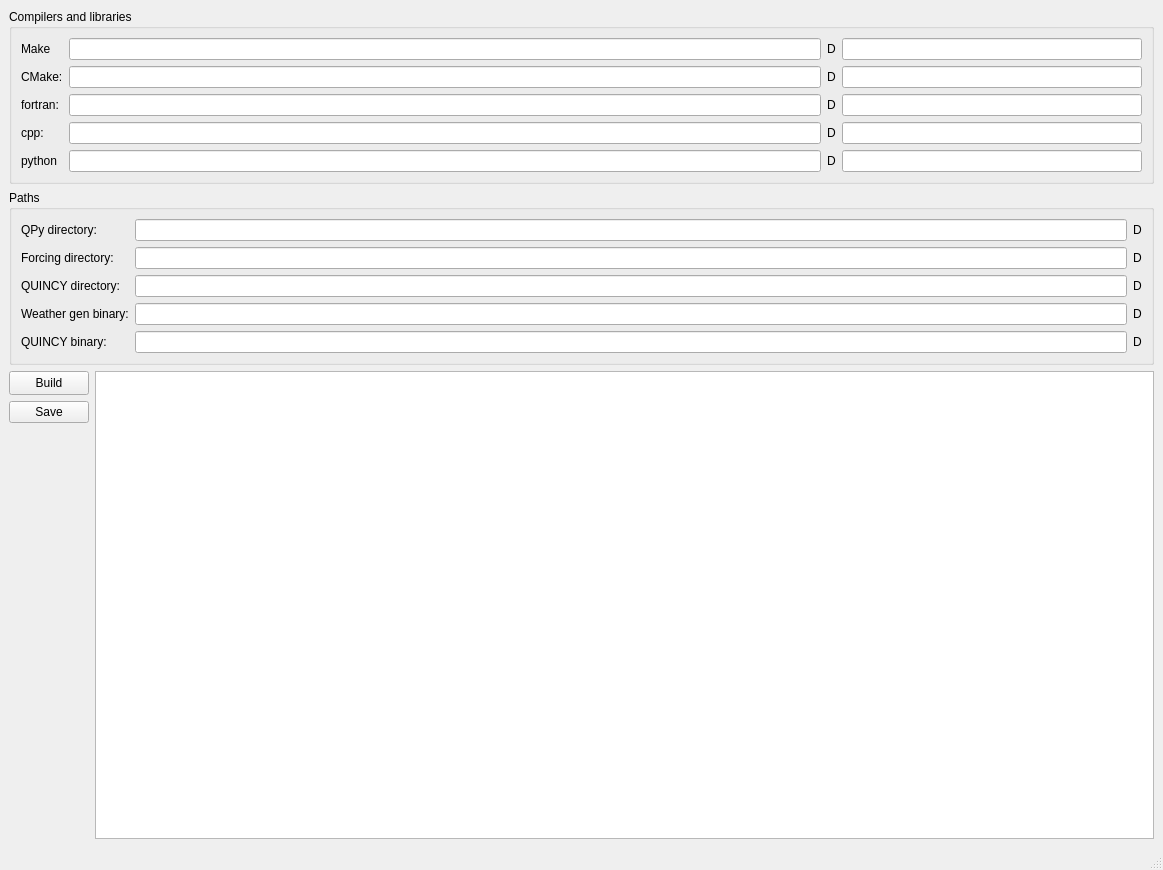
<?xml version="1.0" encoding="UTF-8"?>
<ui version="4.0">
 <class>MainWindow</class>
 <widget class="QMainWindow" name="MainWindow">
  <property name="geometry">
   <rect>
    <x>0</x>
    <y>0</y>
    <width>1163</width>
    <height>870</height>
   </rect>
  </property>
  <property name="windowTitle">
   <string>MainWindow</string>
  </property>
  <widget class="QWidget" name="centralwidget">
   <layout class="QGridLayout" name="gridLayout">
    <item row="0" column="0">
     <layout class="QVBoxLayout" name="verticalLayout">
      <item>
       <widget class="QGroupBox" name="groupBox_comp">
        <property name="title">
         <string>Compilers and libraries</string>
        </property>
        <layout class="QGridLayout" name="gridLayout_2">
         <item row="0" column="0">
          <widget class="QLabel" name="label_8">
           <property name="text">
            <string>Make</string>
           </property>
          </widget>
         </item>
         <item row="1" column="1">
          <widget class="QLineEdit" name="lineEdit_path_cmake"/>
         </item>
         <item row="5" column="3">
          <widget class="QLineEdit" name="lineEdit_python_version">
           <property name="maximumSize">
            <size>
             <width>300</width>
             <height>16777215</height>
            </size>
           </property>
          </widget>
         </item>
         <item row="1" column="2">
          <widget class="QLabel" name="label_cmake_found">
           <property name="text">
            <string>D</string>
           </property>
          </widget>
         </item>
         <item row="2" column="1">
          <widget class="QLineEdit" name="lineEdit_path_fortran"/>
         </item>
         <item row="5" column="1">
          <widget class="QLineEdit" name="lineEdit_path_python"/>
         </item>
         <item row="2" column="2">
          <widget class="QLabel" name="label_fortran_found">
           <property name="text">
            <string>D</string>
           </property>
          </widget>
         </item>
         <item row="1" column="3">
          <widget class="QLineEdit" name="lineEdit_cmake_version">
           <property name="maximumSize">
            <size>
             <width>300</width>
             <height>16777215</height>
            </size>
           </property>
          </widget>
         </item>
         <item row="3" column="0">
          <widget class="QLabel" name="label">
           <property name="text">
            <string>cpp:</string>
           </property>
          </widget>
         </item>
         <item row="3" column="3">
          <widget class="QLineEdit" name="lineEdit_cpp_version">
           <property name="maximumSize">
            <size>
             <width>300</width>
             <height>16777215</height>
            </size>
           </property>
          </widget>
         </item>
         <item row="2" column="0">
          <widget class="QLabel" name="label_3">
           <property name="text">
            <string>fortran:</string>
           </property>
          </widget>
         </item>
         <item row="3" column="1">
          <widget class="QLineEdit" name="lineEdit_path_cpp"/>
         </item>
         <item row="1" column="0">
          <widget class="QLabel" name="label_5">
           <property name="text">
            <string>CMake:</string>
           </property>
          </widget>
         </item>
         <item row="5" column="2">
          <widget class="QLabel" name="label_pythyon_found">
           <property name="text">
            <string>D</string>
           </property>
          </widget>
         </item>
         <item row="3" column="2">
          <widget class="QLabel" name="label_cpp_found">
           <property name="text">
            <string>D</string>
           </property>
          </widget>
         </item>
         <item row="5" column="0">
          <widget class="QLabel" name="label_9">
           <property name="text">
            <string>python</string>
           </property>
          </widget>
         </item>
         <item row="2" column="3">
          <widget class="QLineEdit" name="lineEdit_fortran_version">
           <property name="minimumSize">
            <size>
             <width>200</width>
             <height>0</height>
            </size>
           </property>
           <property name="maximumSize">
            <size>
             <width>300</width>
             <height>16777215</height>
            </size>
           </property>
          </widget>
         </item>
         <item row="0" column="1">
          <widget class="QLineEdit" name="lineEdit_path_make"/>
         </item>
         <item row="0" column="3">
          <widget class="QLineEdit" name="lineEdit_make_version">
           <property name="maximumSize">
            <size>
             <width>300</width>
             <height>16777215</height>
            </size>
           </property>
          </widget>
         </item>
         <item row="0" column="2">
          <widget class="QLabel" name="label_make_found">
           <property name="text">
            <string>D</string>
           </property>
          </widget>
         </item>
        </layout>
       </widget>
      </item>
      <item>
       <widget class="QGroupBox" name="groupBox_Path">
        <property name="title">
         <string>Paths</string>
        </property>
        <layout class="QGridLayout" name="gridLayout_3">
         <item row="4" column="2">
          <widget class="QLabel" name="label_weather_gen_binary">
           <property name="text">
            <string>D</string>
           </property>
          </widget>
         </item>
         <item row="1" column="2">
          <widget class="QLabel" name="label_forcing_directory">
           <property name="text">
            <string>D</string>
           </property>
          </widget>
         </item>
         <item row="4" column="0">
          <widget class="QLabel" name="label_7">
           <property name="text">
            <string>Weather gen binary:</string>
           </property>
          </widget>
         </item>
         <item row="3" column="2">
          <widget class="QLabel" name="label_quincy_directory">
           <property name="text">
            <string>D</string>
           </property>
          </widget>
         </item>
         <item row="0" column="0">
          <widget class="QLabel" name="label_4">
           <property name="text">
            <string>QPy directory:</string>
           </property>
          </widget>
         </item>
         <item row="4" column="1">
          <widget class="QLineEdit" name="lineEdit_weather_gen_binary"/>
         </item>
         <item row="6" column="0">
          <widget class="QLabel" name="label_2">
           <property name="text">
            <string>QUINCY binary:</string>
           </property>
          </widget>
         </item>
         <item row="1" column="1">
          <widget class="QLineEdit" name="lineEdit_forcing_directory"/>
         </item>
         <item row="1" column="0">
          <widget class="QLabel" name="label_10">
           <property name="text">
            <string>Forcing directory:</string>
           </property>
          </widget>
         </item>
         <item row="6" column="2">
          <widget class="QLabel" name="label_quincy_binary">
           <property name="text">
            <string>D</string>
           </property>
          </widget>
         </item>
         <item row="3" column="1">
          <widget class="QLineEdit" name="lineEdit_quincy_directory"/>
         </item>
         <item row="6" column="1">
          <widget class="QLineEdit" name="lineEdit_quincy_binary"/>
         </item>
         <item row="3" column="0">
          <widget class="QLabel" name="label_6">
           <property name="text">
            <string>QUINCY directory:</string>
           </property>
          </widget>
         </item>
         <item row="0" column="1">
          <widget class="QLineEdit" name="lineEdit_QPy_directory"/>
         </item>
         <item row="0" column="2">
          <widget class="QLabel" name="label_qpy_directory">
           <property name="text">
            <string>D</string>
           </property>
          </widget>
         </item>
        </layout>
       </widget>
      </item>
     </layout>
    </item>
    <item row="1" column="0">
     <layout class="QHBoxLayout" name="horizontalLayout">
      <item>
       <layout class="QVBoxLayout" name="verticalLayout_2">
        <item>
         <widget class="QPushButton" name="pushButton_Build">
          <property name="enabled">
           <bool>true</bool>
          </property>
          <property name="sizePolicy">
           <sizepolicy hsizetype="Minimum" vsizetype="Minimum">
            <horstretch>0</horstretch>
            <verstretch>0</verstretch>
           </sizepolicy>
          </property>
          <property name="minimumSize">
           <size>
            <width>24</width>
            <height>24</height>
           </size>
          </property>
          <property name="text">
           <string>Build</string>
          </property>
          <property name="iconSize">
           <size>
            <width>24</width>
            <height>24</height>
           </size>
          </property>
         </widget>
        </item>
        <item>
         <widget class="QPushButton" name="pushButton_Save">
          <property name="text">
           <string>Save</string>
          </property>
         </widget>
        </item>
        <item>
         <spacer name="verticalSpacer_3">
          <property name="orientation">
           <enum>Qt::Vertical</enum>
          </property>
          <property name="sizeHint" stdset="0">
           <size>
            <width>20</width>
            <height>40</height>
           </size>
          </property>
         </spacer>
        </item>
       </layout>
      </item>
      <item>
       <widget class="QTextBrowser" name="textBrowser_Logging">
        <property name="maximumSize">
         <size>
          <width>16777215</width>
          <height>500</height>
         </size>
        </property>
       </widget>
      </item>
     </layout>
    </item>
   </layout>
  </widget>
  <widget class="QMenuBar" name="menubar">
   <property name="geometry">
    <rect>
     <x>0</x>
     <y>0</y>
     <width>1163</width>
     <height>22</height>
    </rect>
   </property>
  </widget>
  <widget class="QStatusBar" name="statusbar"/>
 </widget>
 <resources/>
 <connections/>
</ui>
